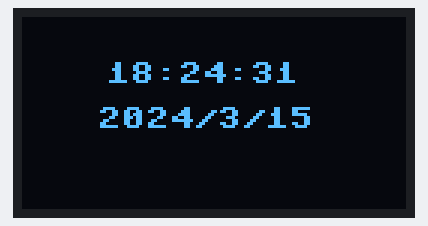
The program below on a simulated ESP32 board running MicroPython. On the bench: 128×64 one-colour display. WiFi joins after 1.5 s; the clock reads 2024-03-15 10:24:30 at power-on unless the program sets it; what the program prints to the serial console is not drawn.

Above: at 1.7 s.
At 5.8 s:
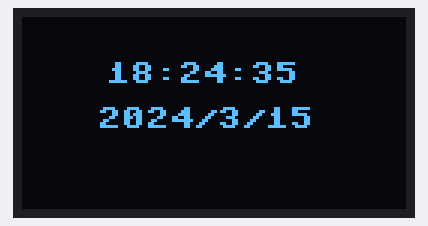
At 10.9 s:
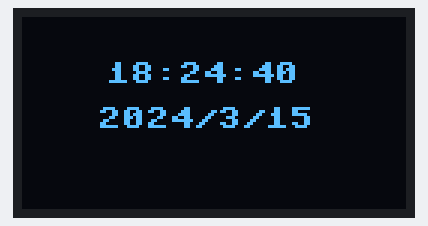
At 20.1 s:
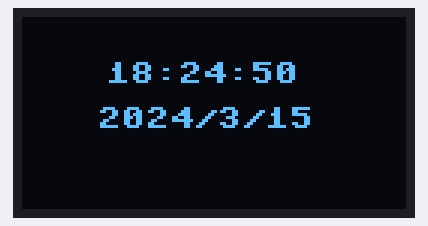
At 27.3 s:
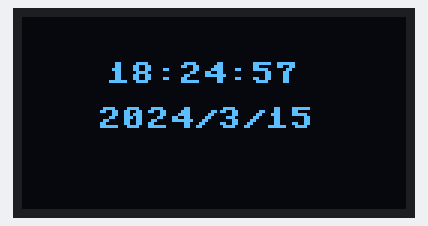
At 38.5 s:
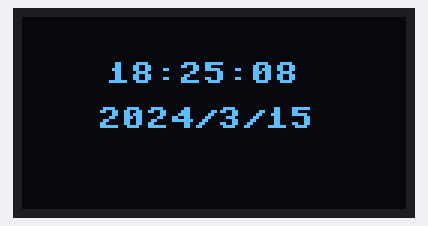

Measured:
- what the display in image 0 shows lasts 1.0 s, from 1.6 s to 2.6 s

The program:

esp32_s3_oled_show_time.py
```python
import time
import network
import ntptime
from machine import Pin, I2C, RTC
from ssd1306 import SSD1306_I2C

i2c = I2C(0, scl=Pin(25), sda=Pin(26))
oled = SSD1306_I2C(128, 64, i2c)

# 连接 wifi
def connect_wifi(ssid, passwd):
    wlan = network.WLAN(network.STA_IF);
    wlan.active(True)
    wlan.connect(ssid, passwd)
    while not wlan.isconnected():
        time.sleep(0.1)
    print(f'wifi已连接: {wlan.ifconfig()}')

# 设置时间
def set_time():
    ntptime.host = "ntp.aliyun.com"
    ntptime.settime()
    cur_time = time.localtime(time.time() + 8 * 3600)
    RTC().datetime((cur_time[0], cur_time[1], cur_time[2], 0, cur_time[3], cur_time[4], cur_time[5], 0))

ssid, passwd = 'WIFI_NAME', 'WIFI_PASS'
connect_wifi(ssid, passwd)

set_time()

while True:
    cur_time = RTC().datetime()

    oled.fill(0)
    oled.text(f'{cur_time[4]:02}:{cur_time[5]:02}:{cur_time[6]:02}', 28, 15, 1)
    oled.text(f'{cur_time[0]}/{cur_time[1]}/{cur_time[2]}', 25, 30, 1)
    oled.show()

    time.sleep(1)
```
